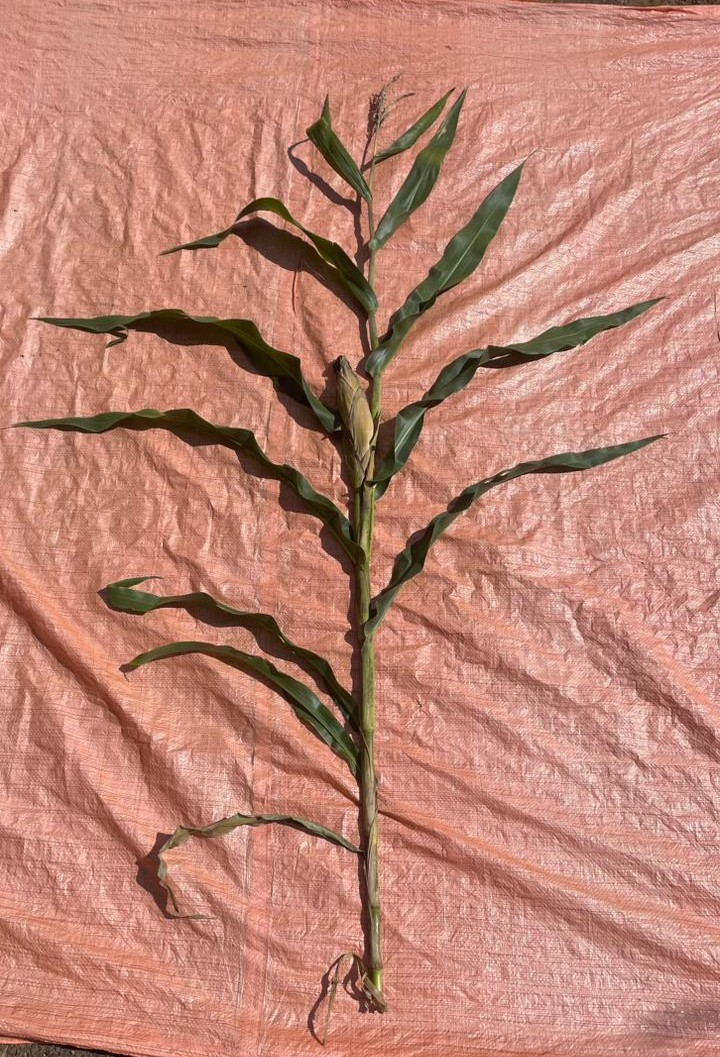
#> input picture testphoto1.jpg, 720 x 1057 px
$ python processamento_imagem.py
#> lines starting #> are read from the running program, lines starting #| are printed output that depends on the picture; after the words box and inside, x2 and y2 are one past the last pixel; in counts of white or black regions, pixels touching at a corner belong together
import cv2
import numpy as np
import os

def redimensionar_manter_proporcao(imagem, largura_max=None, altura_max=None):
    (h, w) = imagem.shape[:2]
    if largura_max is None and altura_max is None: return imagem
    if largura_max is None:
        r = altura_max / float(h)
        dim = (int(w * r), altura_max)
    else:
        r = largura_max / float(w)
        dim = (largura_max, int(h * r))
    return cv2.resize(imagem, dim, interpolation=cv2.INTER_AREA)

def processar_imagem_biomassa(caminho_imagem):
#> called with caminho_imagem = 'testphoto1.jpg'
    img = cv2.imread(caminho_imagem)
#> img is the input picture: shape (1057, 720, 3); mean B, G, R 116.8, 133, 191
    if img is None:
        print(f"Erro: Não foi possível carregar a imagem: '{caminho_imagem}'.")
        return

    hsv = cv2.cvtColor(img, cv2.COLOR_BGR2HSV)
#> hsv: shape (1057, 720, 3); mean H, S, V 7.4, 104, 191.1
    lower_green = np.array([15, 10, 10])
    upper_green = np.array([100, 255, 255])
    mask = cv2.inRange(hsv, lower_green, upper_green)
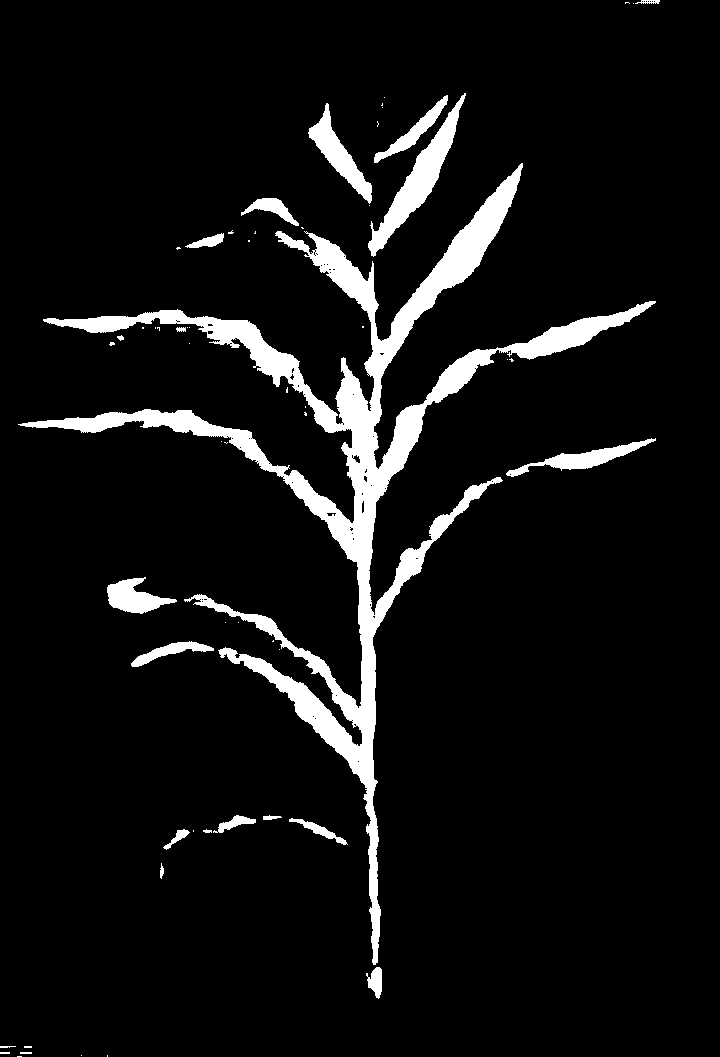
#> mask: shape (1057, 720); 7.2% white; 58 white regions (36 under 20 px), largest, box (x1, y1, x2, y2) and area: (18, 163, 656, 965) 42370, (368, 93, 466, 257) 3385, (308, 103, 372, 204) 1822
    resultado_segmentado = cv2.bitwise_and(img, img, mask=mask)
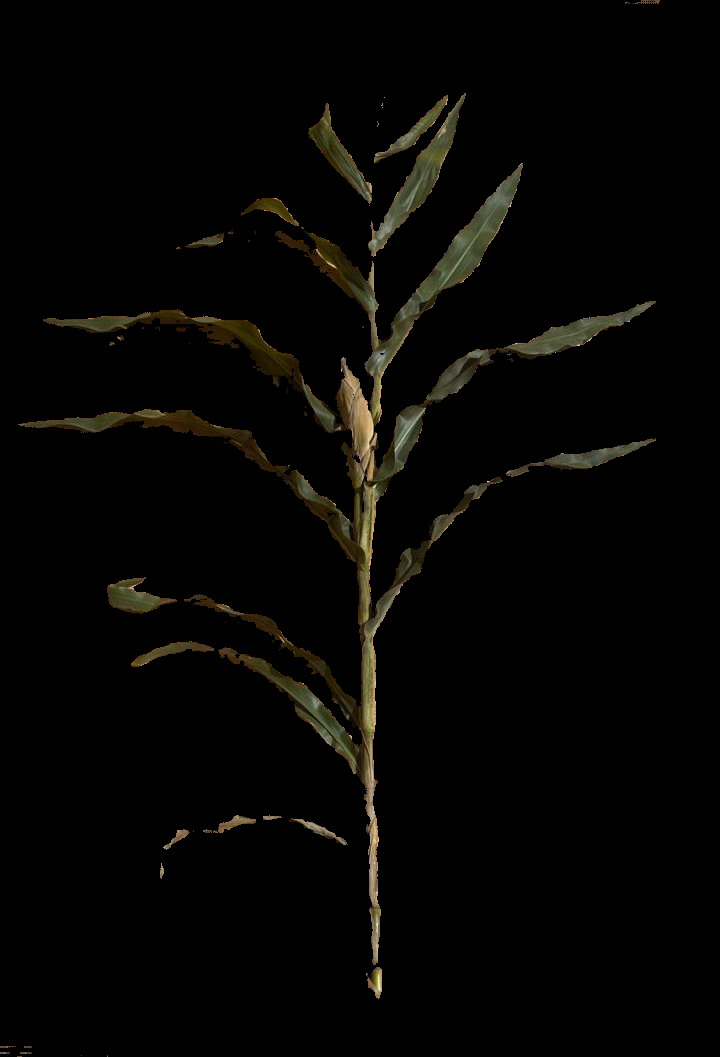
#> resultado_segmentado: shape (1057, 720, 3); mean B, G, R 3.2, 5.3, 5.9

    # 1. Calcula o tamanho total da foto
    total_pixels = mask.shape[0] * mask.shape[1]
#> total_pixels = 761040

    # 2. Conta quantos pixels brancos  existem na máscara
    pixels_verdes = cv2.countNonZero(mask)
#> pixels_verdes = 54629

    # 3. Calcula a porcentagem
    porcentagem_verde = (pixels_verdes / total_pixels) * 100
#> porcentagem_verde = 7.18

    print("-" * 50)
    print(f"ANÁLISE DA IMAGEM: {caminho_imagem}")
    print(f"Total de pixels na foto: {total_pixels}")
#| Total de pixels na foto: 761040
    print(f"Pixels úteis detectados: {pixels_verdes}")
#| Pixels úteis detectados: 54629
    print(f"-> DADO EXTRAÍDO (Eixo X): {porcentagem_verde:.2f}% de Área Foliar")
#| -> DADO EXTRAÍDO (Eixo X): 7.18% de Área Foliar
    print("-" * 50)

    cv2.imwrite("figura_artigo_1_mascara.jpg", mask)
    cv2.imwrite("figura_artigo_2_fundo_preto.jpg", resultado_segmentado)

    LARGURA_MAX = 800
    ALTURA_MAX = 600
    img_tela = redimensionar_manter_proporcao(img, largura_max=LARGURA_MAX, altura_max=ALTURA_MAX)
    mask_tela = redimensionar_manter_proporcao(mask, largura_max=LARGURA_MAX, altura_max=ALTURA_MAX)
    resultado_tela = redimensionar_manter_proporcao(resultado_segmentado, largura_max=LARGURA_MAX, altura_max=ALTURA_MAX)

    cv2.imshow("1 - Foto Original", img_tela)
    cv2.imshow("2 - Mascara OpenCV", mask_tela)
    cv2.imshow("3 - Planta Segmentada", resultado_tela)

    cv2.waitKey(0)
    cv2.destroyAllWindows()

if __name__ == "__main__":
    caminho_teste = "testphoto1.jpg"

    if os.path.exists(caminho_teste):
        processar_imagem_biomassa(caminho_teste)
    else:
        print(f"Erro: Imagem '{caminho_teste}' não encontrada.")

$ run again, with testphoto2.jpg copied over testphoto1.jpg
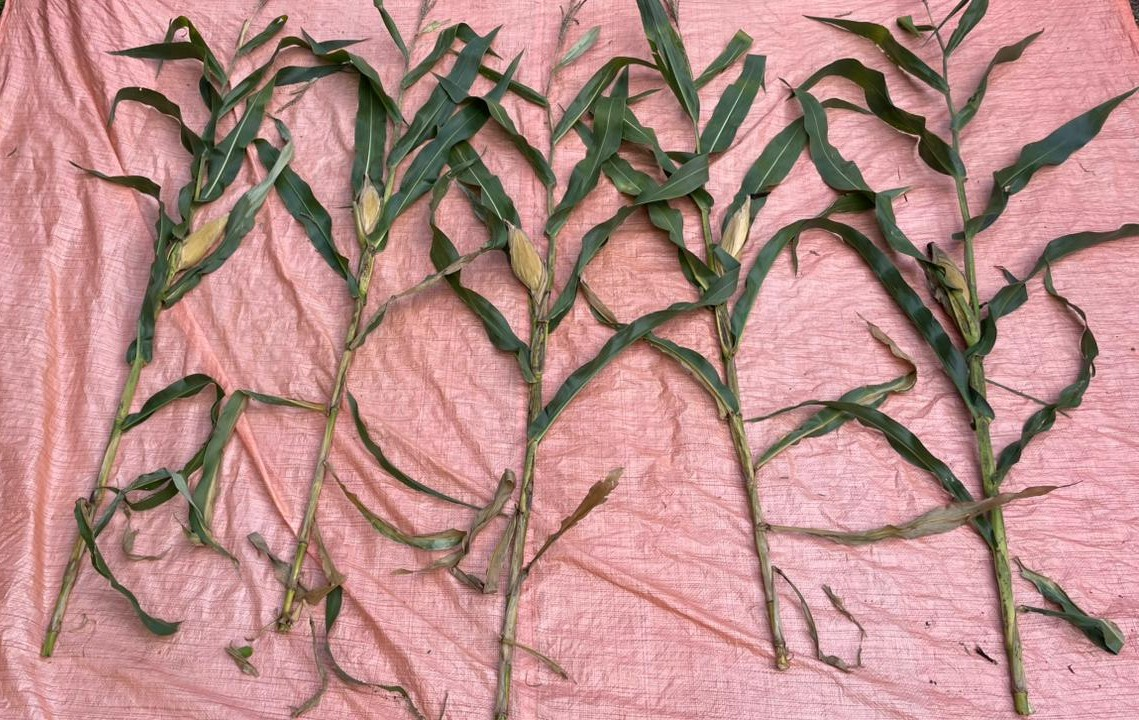
#> input picture testphoto2.jpg, 1139 x 720 px
#> in processar_imagem_biomassa, img is the input picture: shape (720, 1139, 3); mean B, G, R 137.2, 140.2, 184.9
#> hsv: shape (720, 1139, 3); mean H, S, V 95.7, 75.3, 186.3
#> mask: shape (720, 1139); 18.6% white; 90 white regions (48 under 20 px), largest, box (x1, y1, x2, y2) and area: (54, 0, 1125, 656) 126910, (759, 373, 1024, 687) 9097, (821, 19, 948, 95) 1885
#> in processar_imagem_biomassa, `resultado_segmentado = cv2.bitwise_and(img, img, mask=mask)`:
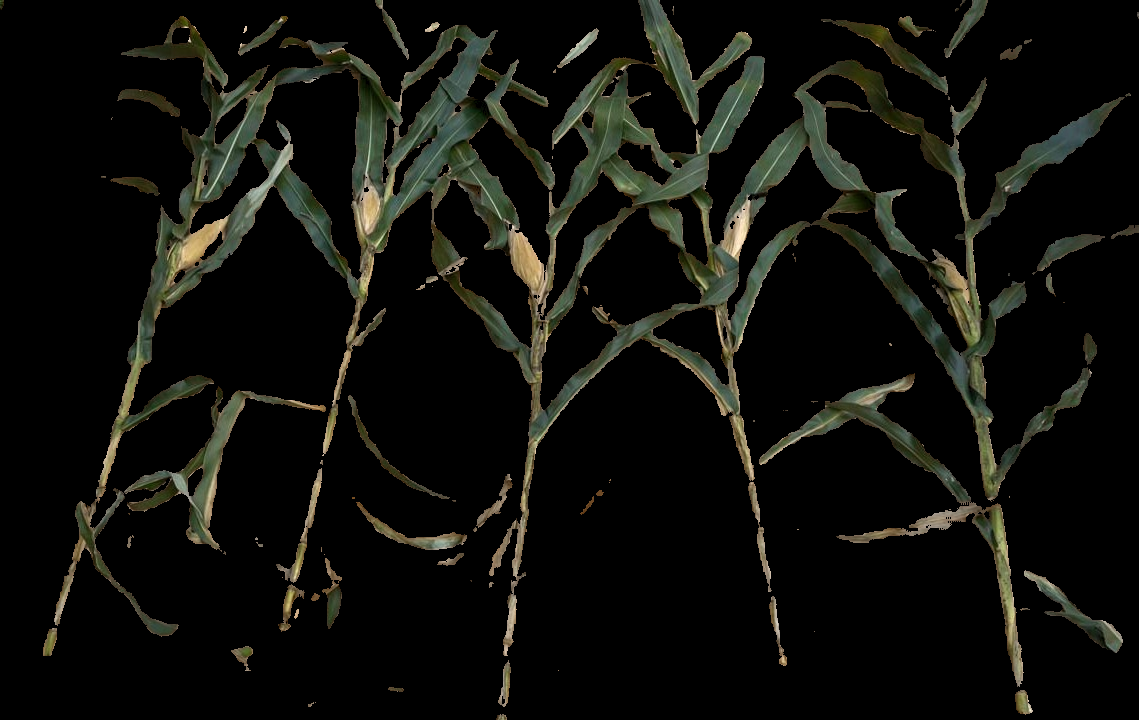
#> resultado_segmentado: shape (720, 1139, 3); mean B, G, R 12.2, 16.5, 15.9
#> pixels_verdes = 152653
#> porcentagem_verde = 18.61
#| Total de pixels na foto: 820080
#| Pixels úteis detectados: 152653
#| -> DADO EXTRAÍDO (Eixo X): 18.61% de Área Foliar
#> in redimensionar_manter_proporcao (call 2), `return cv2.resize(imagem, dim, interpolation=cv2.INTER_AREA)`:
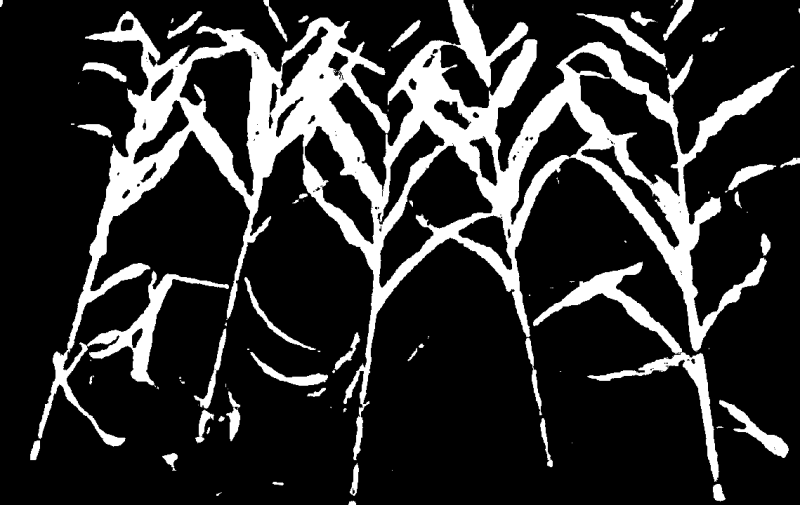
#> returned value: shape (505, 800); min 0, max 255, mean 47.5
